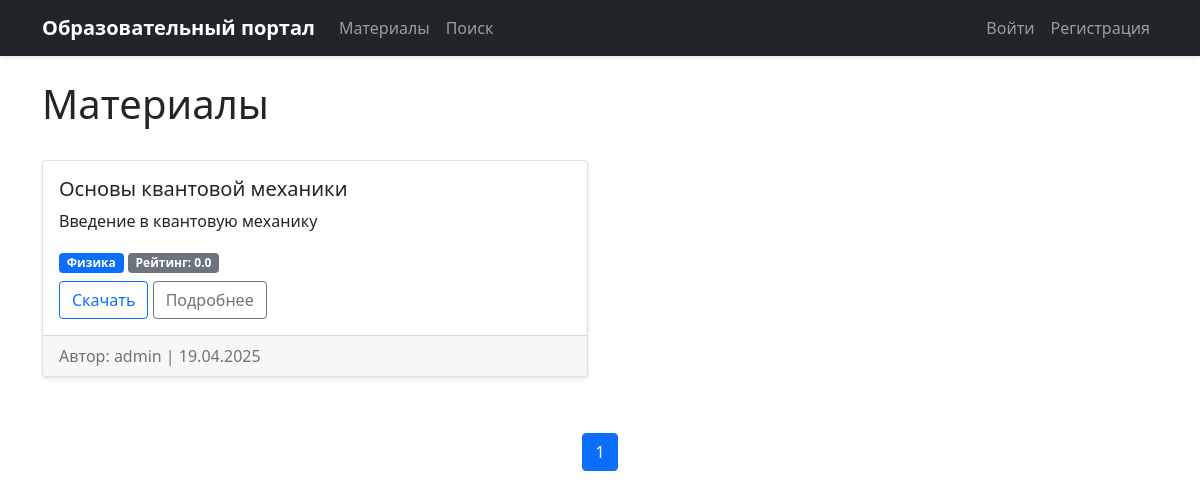
Screenshot of /materials?category_id=2 with the database file from the repository.
### app/models/material.py (models this page shows, shortened)
class Material(db.Model):
    __tablename__ = 'materials'
    id = db.Column(db.Integer, primary_key=True)
    title = db.Column(db.String(120), nullable=False)
    description = db.Column(db.Text)
    file_url = db.Column(db.String(500))  # Ссылка на Google Drive
    status = db.Column(db.String(20), default='unapproved')  # unapproved/approved/rejected
    created_at = db.Column(db.DateTime, default=datetime.utcnow)
    author_id = db.Column(db.Integer, db.ForeignKey('users.id'), nullable=False)
    category_id = db.Column(db.Integer, db.ForeignKey('categories.id'))
    ratings = db.relationship('Rating', backref='material', lazy='dynamic')
    def average_rating(self):
        ratings = self.ratings.all()
        if not ratings:
            return 0
        return sum(rating.value for rating in ratings) / len(ratings)

### app/models/category.py (models this page shows, shortened)
class Category(db.Model):
    __tablename__ = 'categories'
    id = db.Column(db.Integer, primary_key=True)
    name = db.Column(db.String(50), unique=True, nullable=False)
    materials = db.relationship('Material', backref='category', lazy=True)

### app/models/user.py (models this page shows, shortened)
class User(UserMixin, db.Model):
    __tablename__ = 'users'
    id = db.Column(db.Integer, primary_key=True)
    username = db.Column(db.String(64), unique=True, nullable=False)
    password_hash = db.Column(db.String(128))
    role = db.Column(db.String(20), default='user')  # user/moderator/admin
    materials = db.relationship('Material', backref='author', lazy=True)
    ratings = db.relationship('Rating', backref='user', lazy=True)

### app/routes/material_routes.py (the view)
@bp.route('/materials')
def list():
    page = request.args.get('page', 1, type=int)
    category_id = request.args.get('category_id', type=int)
    query = Material.query.filter_by(status='approved')
    if category_id:
        query = query.filter_by(category_id=category_id)
    materials = query.paginate(page=page, per_page=10)
    return render_template('materials/list.html', materials=materials)

### app/templates/materials/list.html (shortened to what this page needs)
{% extends "base.html" %}
{% block content %}
<div class="row mb-4">
    <div class="col">
        <h1>Материалы</h1>
    </div>
</div>
<div class="row">
    {% for material in materials.items %}
    <div class="col-md-6 mb-4">
        <div class="card h-100">
            <div class="card-body">
                <h5 class="card-title">{{ material.title }}</h5>
                <p class="card-text">{{ material.description }}</p>
                <div class="mb-2">
                    <span class="badge bg-primary">{{ material.category.name }}</span>
                    <span class="badge bg-secondary">Рейтинг: {{ "%.1f"|format(material.average_rating()) }}</span>
                </div>
                <a href="{{ material.file_url }}" class="btn btn-outline-primary" target="_blank">Скачать</a>
                <a href="{{ url_for('material.detail', id=material.id) }}" class="btn btn-outline-secondary">Подробнее</a>
            </div>
            <div class="card-footer text-muted">
                Автор: {{ material.author.username }} | {{ material.created_at.strftime('%d.%m.%Y') }}
            </div>
        </div>
    </div>
    {% endfor %}
</div>
<nav aria-label="Page navigation">
    <ul class="pagination justify-content-center">
        {% for page in materials.iter_pages() %}
            {% if page %}
                <li class="page-item {% if page == materials.page %}active{% endif %}">
                    <a class="page-link" href="{{ url_for('material.list', page=page) }}">{{ page }}</a>
                </li>
            {% else %}
                <li class="page-item disabled">
                    <span class="page-link">...</span>
                </li>
            {% endif %}
        {% endfor %}
    </ul>
</nav>
{% endblock %}

### app/static/css/main.css (style rules this page uses)
body { background-color: #f8f9fa; }
.card { box-shadow: 0 2px 4px rgba(0, 0, 0, 0.1); transition: transform 0.2s; }
.btn { border-radius: 4px; }
.card-footer { background-color: #fff; border-top: 1px solid rgba(0, 0, 0, 0.125); }
.pagination { margin-top: 2rem; }
.page-link { color: #007bff; }
.page-item.active .page-link { background-color: #007bff; border-color: #007bff; }
.badge { padding: 0.5em 0.75em; font-weight: 500; }

### rows the page displays
Material: title "Основы квантовой механики", description "Введение в квантовую механику", category.name "Физика", average_rating "0.0", author.username "admin", created_at "19.04.2025"

### other values shown
{{ page }} "1"
